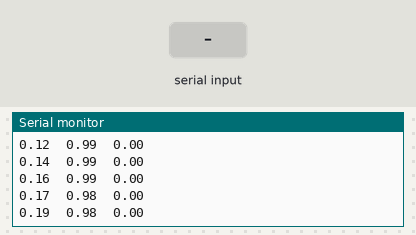
The sketch below on a simulated Arduino Uno, built with avr-gcc and run on an emulated ATmega328P. Shown: the last lines printed to the serial monitor. The inputs (shaded band) are chosen by the test bench.

Above: at 1.2 s.
1.3 s: "90,45\n" received over Serial
At 1.32 s:
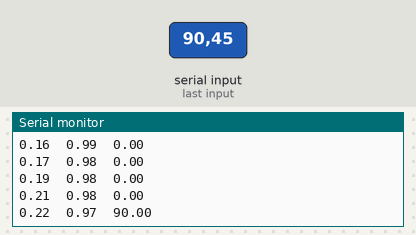
2.8 s: byte 10 ('\n') received over Serial
At 2.85 s:
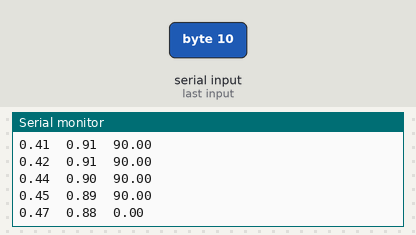
4.3 s: "30,150\n" received over Serial
Timing chart, 0 to 7.3 s (numbered marks = the images above; inputs shaded):
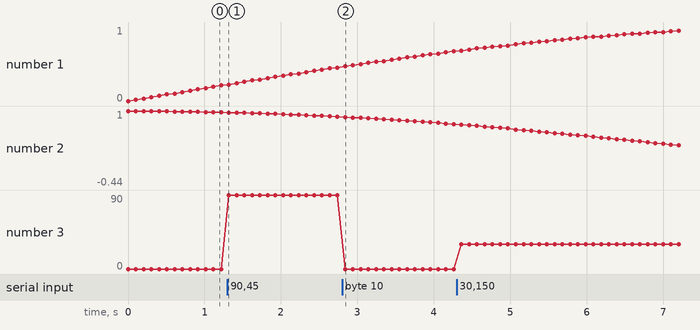

Measured:
- after the input at 1.3 s, the serial monitor: prints a new line at once (image 1)
- after the input at 2.8 s, the serial monitor: prints a new line at once (image 2)
- plotted number 3: 0 → 90 after the input at 1.3 s

The sketch:

2_Teste-Plotter_Insere.ino
```cpp
void tab() {Serial.print("\t");}
void linha() {Serial.print("\n");}

String inputString = "";
float inputValue = 0.0;
bool stringComplete = false;

void setup() { Serial.begin(115200); }

int ang=0;
float rad2grad=57.295779513;

void loop() {
  Serial.print(sin(ang/rad2grad));
  Serial.print("\t");
  Serial.print(cos(ang/rad2grad));
  Serial.print("\t");
  Serial.println(inputValue);
  ang++;
  delay(100);

  if (stringComplete) {
    inputString = "";
    stringComplete = false;
  }

  while (Serial.available()) {
    char inChar = (char)Serial.read();
    inputString += inChar;
    if (inChar == '\n') {
      stringComplete = true;
      inputValue = inputString.toFloat();
    }
  }
}
```
